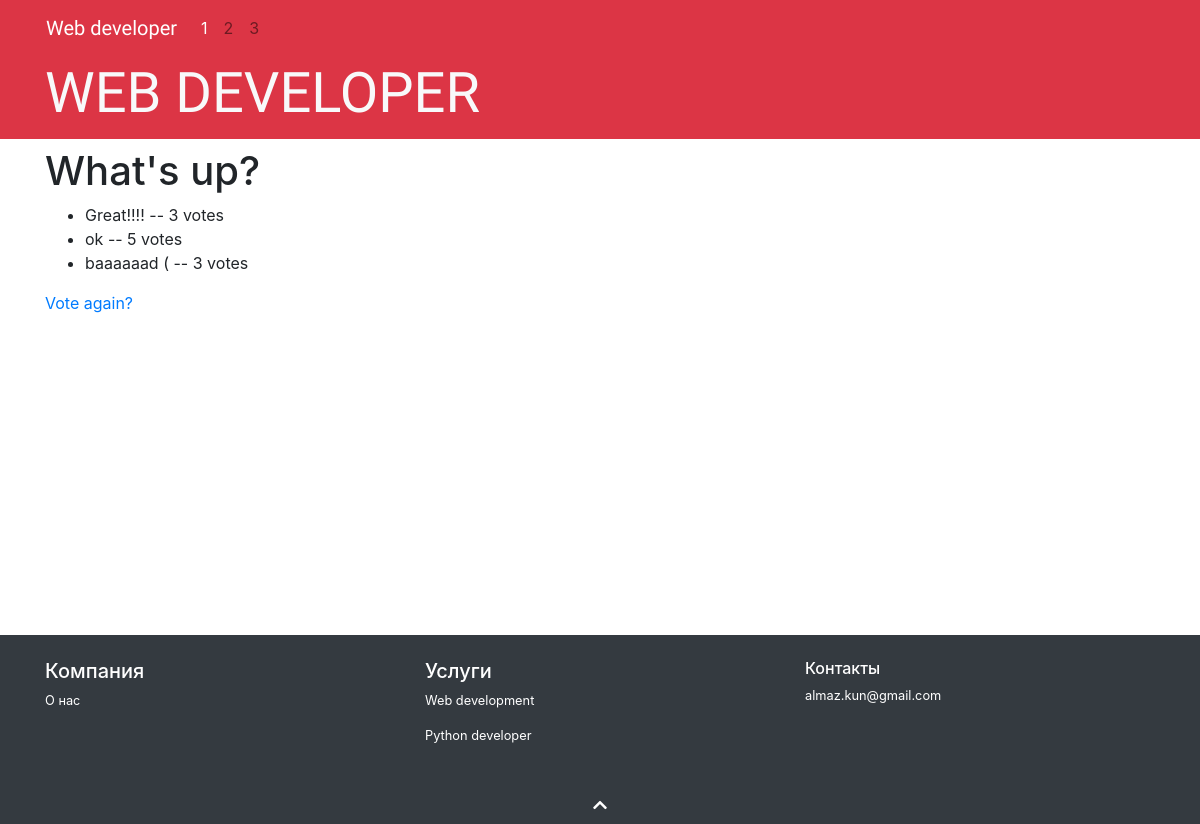
The app's page /polls/1/results/, older data.
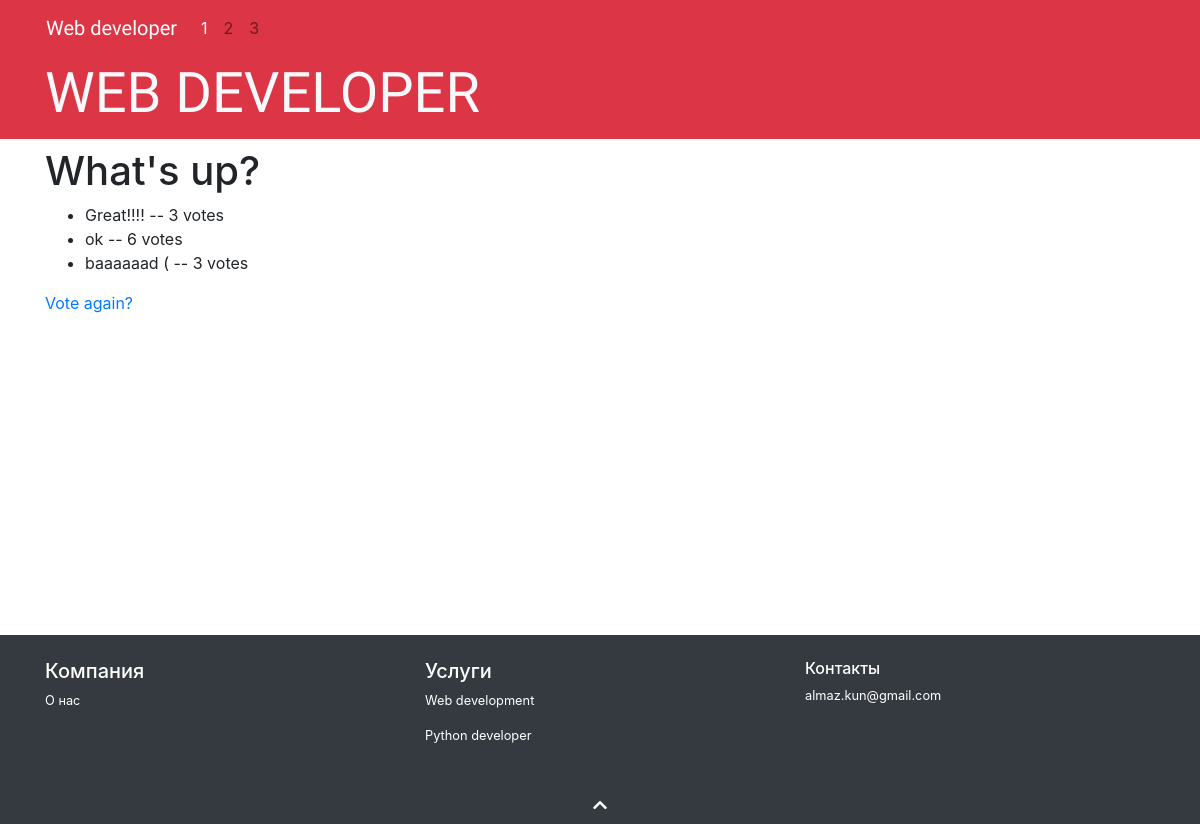
The same page, newer data.
### polls/models.py (models this page shows, shortened)
class Choice(models.Model):
    question = models.ForeignKey(Question, on_delete=models.CASCADE)
    choice_text = models.CharField(max_length=200)
    votes = models.IntegerField(default=0)

### polls/views.py (the view)
# urls.py: path('<int:pk>/results/', views.ResultsView.as_view(), name='results'),
class ResultsView(generic.DetailView):
    model = Question
    template_name = 'polls/results.html'

### polls/templates/polls/results.html
{% extends "polls/base_generic.html" %}
{% block content %}
<h1>{{ question.question_text }}</h1>
<ul>
{% for choice in question.choice_set.all %}
    <li>{{ choice.choice_text }} -- {{ choice.votes }} vote{{ choice.votes|pluralize }}</li>
{% endfor %}
</ul>
<a href="{% url 'polls:detail' question.id %}">Vote again?</a>
{% endblock %}

Row changes from the older to the newer data that the page shows:
changed Choice "ok": votes "5" → "6"
